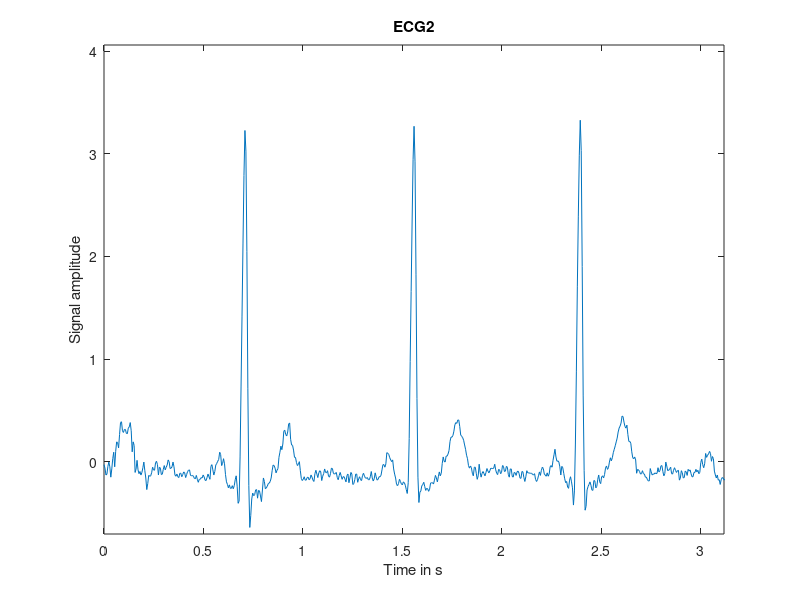
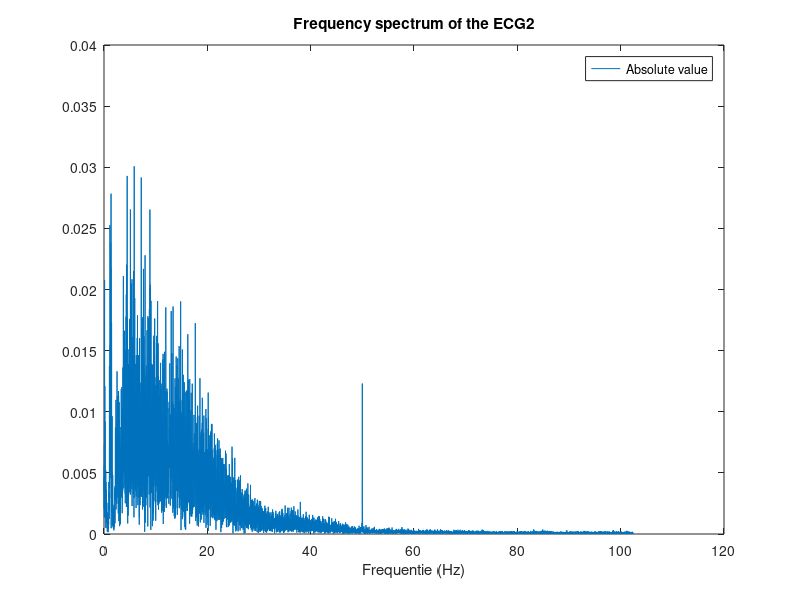

MATLAB code to generate these figures, in order: (Note: this script raises an error after producing the figures.)
close all
%% 1)Give sample time domain signal:
%Signal of ecg2
signal = load('ecg2.mat');
signal = signal.ecg2;

%Sample frequency and period
fs = 204.73;
Ts = 1/fs;

%Nyquist frequency
fn = fs / 2;

%Extrema and length of the raw signal
sig_max = max(signal);
sig_min = min(signal);
m = length(signal);
%Plot the signal in the time domain
totaltime = Ts*m;

time = linspace(0,totaltime,m);
plot(time,signal)
axis([0,totaltime*0.05,1.1*sig_min,1.1*sig_max]);
xlabel("Time in s");
ylabel("Signal amplitude");
title("ECG2");

%% 2.a) Spectrum analysis:
figure

%Calculate the DFT of the signal using the FFT:
n=2^nextpow2(m); %Efficiently calculate FFT using N = power of 2 
X = fft(signal,n)/n; %MATLAB requires this get the correct amplitude
X_real = real(X); %Real component of the fft
X_imag = imag(X); %Imaginary component of the fft
X_abs = abs(X); %Absolute value of the fft

%Rescaling of the output:
%Rescaling based on reccomendations from
%https://nl.mathworks.com/help/matlab/ref/fft.html
f = fs*(0:(n/2))/n;
X_plot = X_abs(1:n/2+1);

%Plot the frequency spectrum
plot(f,X_plot)
title("Frequency spectrum of the ECG2");
legend("Absolute value");
xlabel("Frequentie (Hz)");


%% BP Filter:
%We need 2 cutoff frequencies: wc1 en wc2:
f_pass1 = 30;
f_stop1 = 35;
f_pass2 = 0;
f_stop2 = 4;
w1s=f_stop1/fn*pi;     %Stopband1: [w1s,pi]
w1p=f_pass1/fn*pi;     %Passband1: [0,w1p]
w2p=f_pass2/fn*pi;     %Passband2: [0,w2p]
w2s=f_stop2/fn*pi;     %Stopband2: [w2s,pi]
% The cut-off frequency is halfway the transition band
wc1=(w1p+w1s)/2;
wc2=(w2p+w2s)/2;
%The transition band the filter needs to be configured on,
%is the smallest of the two transition bands
dw=min(w1s-w1p,w2s-w2p);
%We choose a stopband attenuation of 60dB
As = 60;

%We use a Kaiser window
M=(As-7.95)/(2.285*dw) + 1;
M = roundToNextOddInteger(M);
if As >= 50
    beta = 0.1102*(As-8.7);
elseif (As > 21) && (As < 50)
    beta = 0.5842*(As-21)^0.4 + 0.07886*(As-21);
else
    error('Error: the chosen As=%d is smaller than 22\n',As);
end
W = kaiser(M,beta);

alfa = (M-1)/2;
b_lp1 = wc1 / pi * sinc(wc1 / pi * (-alfa:alfa));
b_lp2 = wc2 / pi * sinc(wc2 / pi * (-alfa:alfa));

b_bp = (b_lp1 - b_lp2).*W';
fvtool(b_bp);

figure
signal_bp = filter(b_bp,1,signal);
plot(time,signal_bp)
hold on
plot(time,signal)
axis([0,totaltime*0.05,1.1*min(min(signal),min(signal_bp)),1.1*max(max(signal),max(signal_bp))]);
xlabel("Time in s");
ylabel("Signal amplitude");
title("ECG2 before and after BP");
legend("ECG2 after BP","ECG2 before BP");

figure
X_bp = abs(fft(signal_bp,n) / n);
X_bp = X_bp(1:n/2+1);
plot(f,X_plot)
hold on
plot(f,X_bp)
hold off
xlabel("Frequency in Hz",'fontSize',14)
ylabel("Normalized magnitude",'fontSize',14)
title("Frequency spectrum before and after bandpass")
legend("Before bandpass","After bandpass",'fontSize',14)
figure
subplot(2,1,1)
plot(time,signal)
axis([0,totaltime*0.05,1.1*min(signal),1.1*max(signal)]);
xlabel("Time in s");
ylabel("Signal amplitude");
title("ECG2 before bandpass");

subplot(2,1,2)
plot(time,signal_bp)
axis([0,totaltime*0.05,1.1*min(signal_bp),1.1*max(signal_bp)]);
xlabel("Time in s");
ylabel("Signal amplitude");
title("ECG2 after bandpass");

figure
subplot(2,1,1)
plot(time,signal)
axis([0,totaltime,1.1*min(signal),1.1*max(signal)]);
xlabel("Time in s");
ylabel("Signal amplitude");
title("ECG2 before bandpass");

subplot(2,1,2)
plot(time,signal_bp)
axis([0,totaltime,1.1*min(signal_bp),1.1*max(signal_bp)]);
xlabel("Time in s");
ylabel("Signal amplitude");
title("ECG2 after bandpass");